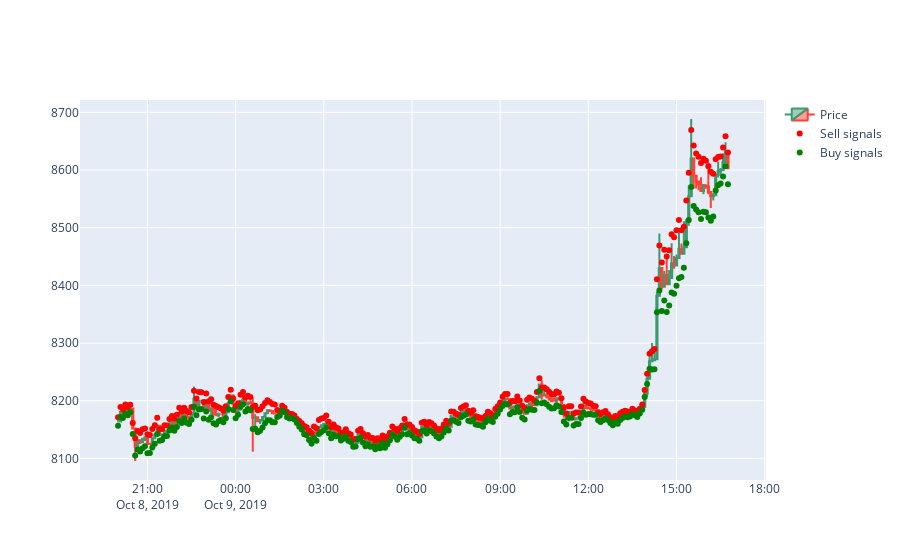

Source (notebook cell):
### Code cell
Candle = go.Candlestick(x=price_history2.index,
                open=price_history2['open'],
                high=price_history2['high'],
                low=price_history2['low'],
                close=price_history2['close'],name="Price")

Trace = go.Scatter(x=price_history2.index,
                   y=price_history2['AR_top'],mode="markers",marker=dict(color="red"),name="Sell signals")
Trace2 = go.Scatter(x=price_history2.index,
                   y=price_history2['AR_bot'],mode="markers",marker=dict(color="green"),name="Buy signals")

fig =go.Figure([Candle, Trace,Trace2])

fig.update_layout(xaxis_rangeslider_visible=False)

# green dots are buy signals and red sell are buy signals

### Figure 1 — Plotly figure (JSON) as saved in the notebook; plotly's stock layout.template omitted (floating-point values rounded to 4 significant figures; data arrays with more than 128 entries replaced by an {"elided": "..."} marker saying what was removed)
{"data": [{"close": {"elided": "250 float values"}, "high": {"elided": "250 float values"}, "low": {"elided": "250 float values"}, "name": "Price", "open": {"elided": "250 float values"}, "type": "candlestick", "x": {"elided": "250 str values"}}, {"marker": {"color": "red"}, "mode": "markers", "name": "Sell signals", "type": "scatter", "x": {"elided": "250 str values"}, "y": {"elided": "250 float values"}}, {"marker": {"color": "green"}, "mode": "markers", "name": "Buy signals", "type": "scatter", "x": {"elided": "250 str values"}, "y": {"elided": "250 float values"}}], "layout": {"xaxis": {"rangeslider": {"visible": false}}}}
